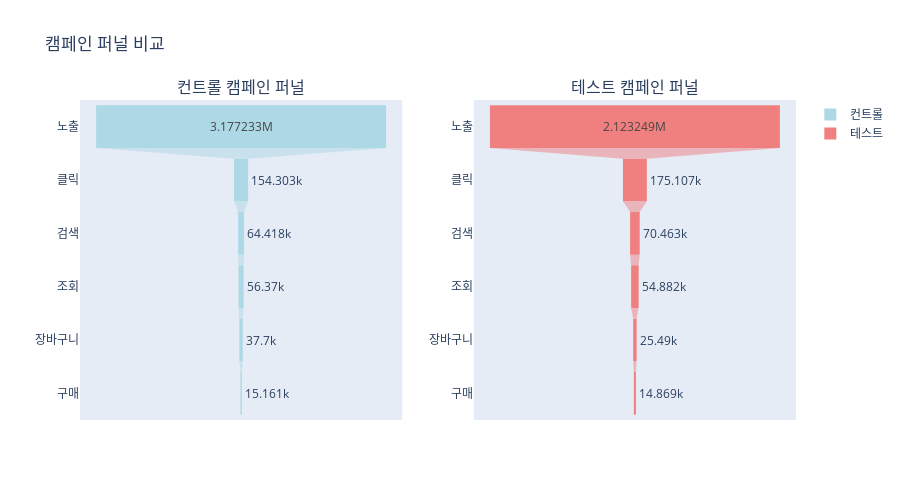
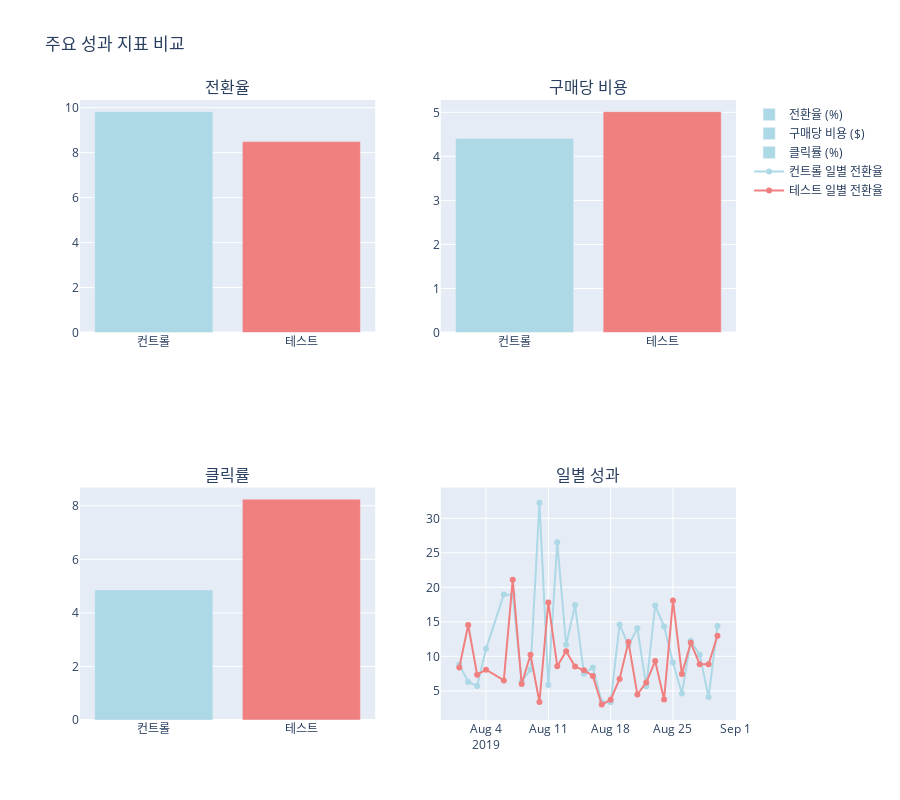
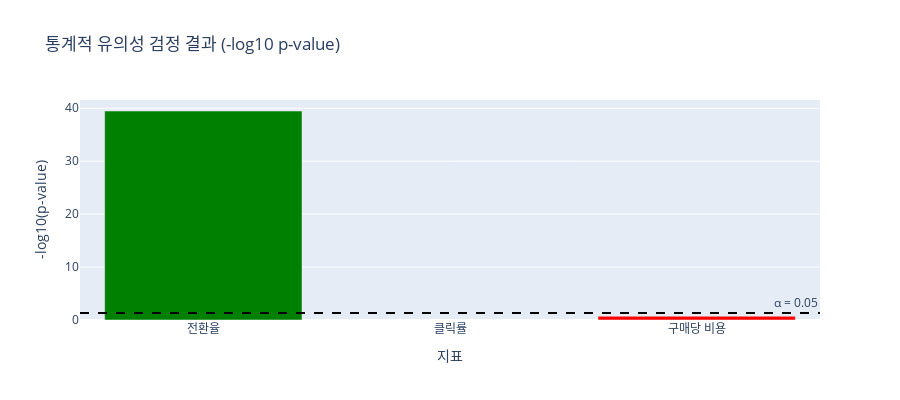

These figures' notebook cell, in order:
### Markdown cell above
## 6. 고급 시각화

### Code cell
def create_comprehensive_visualizations(df, funnel_rates, test_results):
    """
    A/B 테스트 분석을 위한 포괄적인 시각화 생성
    """
    
    # 1. 퍼널 차트
    fig_funnel = make_subplots(
        rows=1, cols=2,
        subplot_titles=('컨트롤 캠페인 퍼널', '테스트 캠페인 퍼널'),
        specs=[[{"type": "funnel"}, {"type": "funnel"}]]
    )
    
    # 컨트롤 퍼널
    control_data = funnel_rates[funnel_rates['campaign'] == 'control'].iloc[0]
    fig_funnel.add_trace(go.Funnel(
        y=["노출", "클릭", "검색", "조회", "장바구니", "구매"],
        x=[control_data['impressions'], control_data['clicks'], control_data['searches'], 
           control_data['views'], control_data['carts'], control_data['purchases']],
        name="컨트롤",
        marker_color="lightblue"
    ), row=1, col=1)
    
    # 테스트 퍼널
    test_data = funnel_rates[funnel_rates['campaign'] == 'test'].iloc[0]
    fig_funnel.add_trace(go.Funnel(
        y=["노출", "클릭", "검색", "조회", "장바구니", "구매"],
        x=[test_data['impressions'], test_data['clicks'], test_data['searches'], 
           test_data['views'], test_data['carts'], test_data['purchases']],
        name="테스트",
        marker_color="lightcoral"
    ), row=1, col=2)
    
    fig_funnel.update_layout(title_text="캠페인 퍼널 비교", height=500)
    fig_funnel.show()
    
    # 2. 주요 지표 비교
    fig_metrics = make_subplots(
        rows=2, cols=2,
        subplot_titles=('전환율', '구매당 비용', '클릭률', '일별 성과'),
        specs=[[{"type": "bar"}, {"type": "bar"}],
               [{"type": "bar"}, {"type": "scatter"}]]
    )
    
    # 전환율
    fig_metrics.add_trace(go.Bar(
        x=['컨트롤', '테스트'],
        y=[test_results['conversion_rate']['control_rate']*100, 
           test_results['conversion_rate']['test_rate']*100],
        name='전환율 (%)',
        marker_color=['lightblue', 'lightcoral']
    ), row=1, col=1)
    
    # CPA (가능한 경우)
    if 'cpa' in test_results:
        fig_metrics.add_trace(go.Bar(
            x=['컨트롤', '테스트'],
            y=[test_results['cpa']['control_cpa'], test_results['cpa']['test_cpa']],
            name='구매당 비용 ($)',
            marker_color=['lightblue', 'lightcoral']
        ), row=1, col=2)
    
    # CTR
    fig_metrics.add_trace(go.Bar(
        x=['컨트롤', '테스트'],
        y=[test_results['ctr']['control_ctr']*100, test_results['ctr']['test_ctr']*100],
        name='클릭률 (%)',
        marker_color=['lightblue', 'lightcoral']
    ), row=2, col=1)
    
    # 시간별 일별 전환율
    daily_conv = df.copy()
    daily_conv['conversion_rate'] = daily_conv['purchase'] / daily_conv['click'] * 100
    daily_conv = daily_conv.replace([np.inf, -np.inf], np.nan).dropna()
    
    for campaign in ['control', 'test']:
        campaign_data = daily_conv[daily_conv['campaign_name'] == campaign]
        campaign_name = '컨트롤' if campaign == 'control' else '테스트'
        fig_metrics.add_trace(go.Scatter(
            x=campaign_data['date'],
            y=campaign_data['conversion_rate'],
            mode='lines+markers',
            name=f'{campaign_name} 일별 전환율',
            line=dict(color='lightblue' if campaign == 'control' else 'lightcoral')
        ), row=2, col=2)
    
    fig_metrics.update_layout(title_text="주요 성과 지표 비교", height=800, showlegend=True)
    fig_metrics.show()
    
    # 3. 통계적 유의성 요약
    fig_significance = go.Figure()
    
    metrics = ['전환율', '클릭률']
    if 'cpa' in test_results:
        metrics.append('구매당 비용')
    
    p_values = [test_results['conversion_rate']['p_value'], 
               test_results['ctr']['p_value']]
    if 'cpa' in test_results:
        p_values.append(test_results['cpa']['p_value'])
    
    colors = ['green' if p < 0.05 else 'red' for p in p_values]
    
    fig_significance.add_trace(go.Bar(
        x=metrics,
        y=[-np.log10(p) for p in p_values],
        marker_color=colors,
        name='통계적 유의성'
    ))
    
    fig_significance.add_hline(y=-np.log10(0.05), line_dash="dash", line_color="black", 
                              annotation_text="α = 0.05")
    
    fig_significance.update_layout(
        title="통계적 유의성 검정 결과 (-log10 p-value)",
        yaxis_title="-log10(p-value)",
        xaxis_title="지표",
        height=400
    )
    fig_significance.show()

# 시각화 생성
create_comprehensive_visualizations(primary_df, funnel_rates, test_results)

### Figure 1 — Plotly figure (JSON) as saved in the notebook; plotly's stock layout.template omitted (floating-point values rounded to 4 significant figures)
{"data": [{"marker": {"color": "lightblue"}, "name": "컨트롤", "type": "funnel", "x": [3177233, 154303, 64418, 56370, 37700, 15161], "xaxis": "x", "y": ["노출", "클릭", "검색", "조회", "장바구니", "구매"], "yaxis": "y"}, {"marker": {"color": "lightcoral"}, "name": "테스트", "type": "funnel", "x": [2123249, 175107, 70463, 54882, 25490, 14869], "xaxis": "x2", "y": ["노출", "클릭", "검색", "조회", "장바구니", "구매"], "yaxis": "y2"}], "layout": {"annotations": [{"font": {"size": 16}, "showarrow": false, "text": "컨트롤 캠페인 퍼널", "x": 0.225, "xanchor": "center", "xref": "paper", "y": 1, "yanchor": "bottom", "yref": "paper"}, {"font": {"size": 16}, "showarrow": false, "text": "테스트 캠페인 퍼널", "x": 0.775, "xanchor": "center", "xref": "paper", "y": 1, "yanchor": "bottom", "yref": "paper"}], "height": 500, "title": {"text": "캠페인 퍼널 비교"}, "xaxis": {"anchor": "y", "domain": [0, 0.45]}, "xaxis2": {"anchor": "y2", "domain": [0.55, 1]}, "yaxis": {"anchor": "x", "domain": [0, 1]}, "yaxis2": {"anchor": "x2", "domain": [0, 1]}}}

### Figure 2 — Plotly figure (JSON) as saved in the notebook; plotly's stock layout.template omitted (floating-point values rounded to 4 significant figures)
{"data": [{"marker": {"color": ["lightblue", "lightcoral"]}, "name": "전환율 (%)", "type": "bar", "x": ["컨트롤", "테스트"], "xaxis": "x", "y": [9.825, 8.491], "yaxis": "y"}, {"marker": {"color": ["lightblue", "lightcoral"]}, "name": "구매당 비용 ($)", "type": "bar", "x": ["컨트롤", "테스트"], "xaxis": "x2", "y": [4.407, 5.017], "yaxis": "y2"}, {"marker": {"color": ["lightblue", "lightcoral"]}, "name": "클릭률 (%)", "type": "bar", "x": ["컨트롤", "테스트"], "xaxis": "x3", "y": [4.857, 8.247], "yaxis": "y3"}, {"line": {"color": "lightblue"}, "mode": "lines+markers", "name": "컨트롤 일별 전환율", "type": "scatter", "x": ["2019-08-01T00:00:00", "2019-08-02T00:00:00", "2019-08-03T00:00:00", "2019-08-04T00:00:00", "2019-08-06T00:00:00", "2019-08-07T00:00:00", "2019-08-08T00:00:00", "2019-08-09T00:00:00", "2019-08-10T00:00:00", "2019-08-11T00:00:00", "2019-08-12T00:00:00", "2019-08-13T00:00:00", "2019-08-14T00:00:00", "2019-08-15T00:00:00", "2019-08-16T00:00:00", "2019-08-17T00:00:00", "2019-08-18T00:00:00", "2019-08-19T00:00:00", "2019-08-20T00:00:00", "2019-08-21T00:00:00", "2019-08-22T00:00:00", "2019-08-23T00:00:00", "2019-08-24T00:00:00", "2019-08-25T00:00:00", "2019-08-26T00:00:00", "2019-08-27T00:00:00", "2019-08-28T00:00:00", "2019-08-29T00:00:00", "2019-08-30T00:00:00"], "xaxis": "x4", "y": [8.808, 6.301, 5.716, 11.09, 18.97, 18.9, 6.364, 8.083, 32.24, 5.838, 26.53, 11.69, 17.43, 7.475, 8.384, 3.349, 3.35, 14.62, 11.6, 14.06, 5.655, 17.37, 14.32, 9.117, 4.618, 12.24, 10.23, 4.11, 14.38], "yaxis": "y4"}, {"line": {"color": "lightcoral"}, "mode": "lines+markers", "name": "테스트 일별 전환율", "type": "scatter", "x": ["2019-08-01T00:00:00", "2019-08-02T00:00:00", "2019-08-03T00:00:00", "2019-08-04T00:00:00", "2019-08-06T00:00:00", "2019-08-07T00:00:00", "2019-08-08T00:00:00", "2019-08-09T00:00:00", "2019-08-10T00:00:00", "2019-08-11T00:00:00", "2019-08-12T00:00:00", "2019-08-13T00:00:00", "2019-08-14T00:00:00", "2019-08-15T00:00:00", "2019-08-16T00:00:00", "2019-08-17T00:00:00", "2019-08-18T00:00:00", "2019-08-19T00:00:00", "2019-08-20T00:00:00", "2019-08-21T00:00:00", "2019-08-22T00:00:00", "2019-08-23T00:00:00", "2019-08-24T00:00:00", "2019-08-25T00:00:00", "2019-08-26T00:00:00", "2019-08-27T00:00:00", "2019-08-28T00:00:00", "2019-08-29T00:00:00", "2019-08-30T00:00:00"], "xaxis": "x4", "y": [8.394, 14.54, 7.33, 8.065, 6.517, 21.09, 5.999, 10.23, 3.385, 17.81, 8.579, 10.73, 8.515, 7.971, 7.162, 3.009, 3.72, 6.722, 12.07, 4.478, 6.229, 9.317, 3.759, 18.1, 7.435, 11.98, 8.853, 8.849, 13.0], "yaxis": "y4"}], "layout": {"annotations": [{"font": {"size": 16}, "showarrow": false, "text": "전환율", "x": 0.225, "xanchor": "center", "xref": "paper", "y": 1, "yanchor": "bottom", "yref": "paper"}, {"font": {"size": 16}, "showarrow": false, "text": "구매당 비용", "x": 0.775, "xanchor": "center", "xref": "paper", "y": 1, "yanchor": "bottom", "yref": "paper"}, {"font": {"size": 16}, "showarrow": false, "text": "클릭률", "x": 0.225, "xanchor": "center", "xref": "paper", "y": 0.375, "yanchor": "bottom", "yref": "paper"}, {"font": {"size": 16}, "showarrow": false, "text": "일별 성과", "x": 0.775, "xanchor": "center", "xref": "paper", "y": 0.375, "yanchor": "bottom", "yref": "paper"}], "height": 800, "showlegend": true, "title": {"text": "주요 성과 지표 비교"}, "xaxis": {"anchor": "y", "domain": [0, 0.45]}, "xaxis2": {"anchor": "y2", "domain": [0.55, 1]}, "xaxis3": {"anchor": "y3", "domain": [0, 0.45]}, "xaxis4": {"anchor": "y4", "domain": [0.55, 1]}, "yaxis": {"anchor": "x", "domain": [0.625, 1]}, "yaxis2": {"anchor": "x2", "domain": [0.625, 1]}, "yaxis3": {"anchor": "x3", "domain": [0, 0.375]}, "yaxis4": {"anchor": "x4", "domain": [0, 0.375]}}}

### Figure 3 — Plotly figure (JSON) as saved in the notebook; plotly's stock layout.template omitted (floating-point values rounded to 4 significant figures)
{"data": [{"marker": {"color": ["green", "green", "red"]}, "name": "통계적 유의성", "type": "bar", "x": ["전환율", "클릭률", "구매당 비용"], "y": [39.49, null, 0.706]}], "layout": {"annotations": [{"showarrow": false, "text": "α = 0.05", "x": 1, "xanchor": "right", "xref": "x domain", "y": 1.301, "yanchor": "bottom", "yref": "y"}], "height": 400, "shapes": [{"line": {"color": "black", "dash": "dash"}, "type": "line", "x0": 0, "x1": 1, "xref": "x domain", "y0": 1.301, "y1": 1.301, "yref": "y"}], "title": {"text": "통계적 유의성 검정 결과 (-log10 p-value)"}, "xaxis": {"title": {"text": "지표"}}, "yaxis": {"title": {"text": "-log10(p-value)"}}}}
